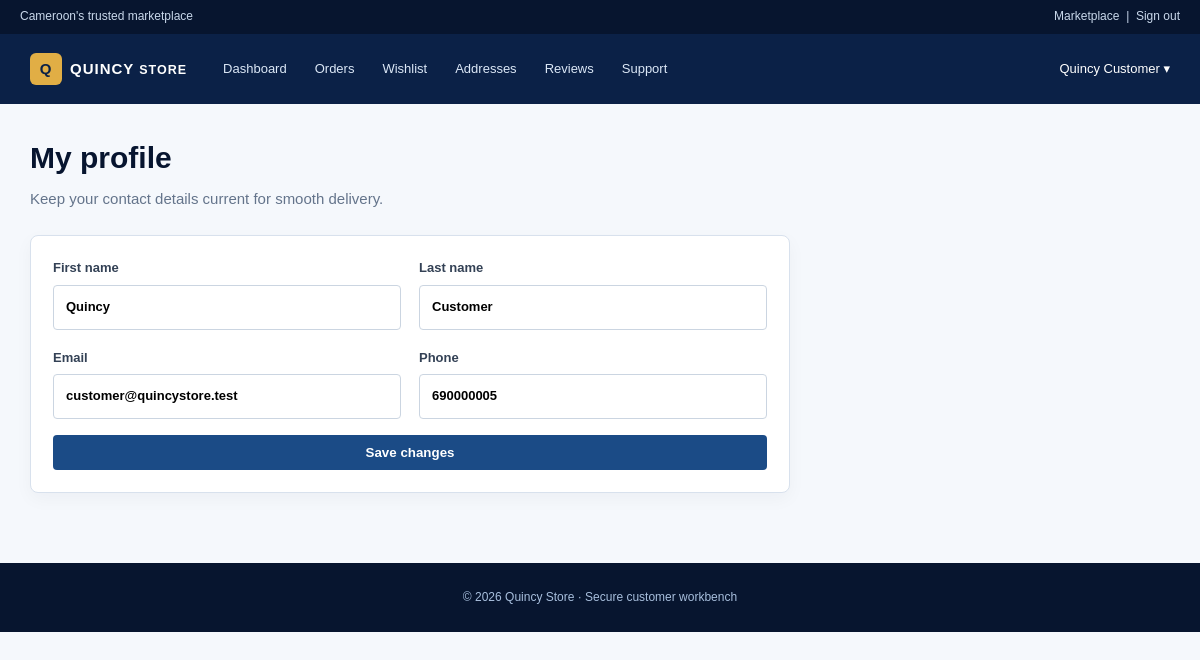
Page /customer/profile.php (signed in) on the committed database.
### tables this page shows
CREATE TABLE `users` (
  `id` int(11) NOT NULL,
  `role_id` int(11) NOT NULL,
  `first_name` varchar(50) NOT NULL,
  `last_name` varchar(50) NOT NULL,
  `email` varchar(100) NOT NULL,
  `phone` varchar(20) DEFAULT NULL,
  `password` varchar(255) NOT NULL,
  `profile_image` varchar(255) DEFAULT NULL,
  `status` enum('active','inactive','suspended','pending') DEFAULT 'pending',
  `email_verified_at` timestamp NULL DEFAULT NULL,
  `last_login` timestamp NULL DEFAULT NULL,
  `created_at` timestamp NOT NULL DEFAULT current_timestamp(),
  `updated_at` timestamp NOT NULL DEFAULT current_timestamp() ON UPDATE current_timestamp()
);

### includes/functions.php (called while the page is built, shortened)
<?php
function e(mixed $value): string
{
    return htmlspecialchars((string) $value, ENT_QUOTES, 'UTF-8');
}

### includes/session.php (called while the page is built, shortened)
<?php
function isLoggedIn(): bool
{
    return isset($_SESSION['user_id'], $_SESSION['role']);
}
function currentUserId(): ?int
{
    return isLoggedIn() ? (int) $_SESSION['user_id'] : null;
}

### customer/profile.php (the view, shortened to what this page needs)
<?php
require_once __DIR__ . '/_bootstrap.php'; customerPostCsrf(); $message='';
$full=customerRows('SELECT first_name,last_name,email,phone FROM users WHERE id=?',[$customerId]); $form=$full[0]??$customer; customerPageStart('My profile',''); ?><div class="cw-title"><div><h1>My profile</h1><p>Keep your contact details current for smooth delivery.</p></div></div><?php if($message): ?><div class="cw-alert"><?=e($message)?></div><?php endif; ?><section class="cw-card" style="max-width:760px"><form class="cw-form" method="post"><?=csrfField()?><div class="cw-grid cw-grid-2"><label>First name<input name="first_name" value="<?=e($form['first_name']??'')?>" required></label><label>Last name<input name="last_name" value="<?=e($form['last_name']??'')?>" required></label><label>Email<input type="email" name="email" value="<?=e($form['email']??'')?>" required></label><label>Phone<input name="phone" value="<?=e($form['phone']??'')?>"></label></div><button class="cw-btn" type="submit">Save changes</button></form></section><?php customerPageEnd(); ?>

### customer/_bootstrap.php (shortened to what this page needs)
<?php
require_once ROOT_PATH . '/includes/session.php';
require_once ROOT_PATH . '/includes/functions.php';
$customerId = (int) currentUserId();
$customer = $_SESSION['user'] ?? ['id' => $customerId, 'first_name' => 'Customer', 'last_name' => '', 'email' => ''];
$db = null;
try {
    $db = Database::getInstance()->getConnection();
} catch (PDOException $exception) {
    $db = null;
}
function customerQuery(string $sql, array $params = []): ?PDOStatement
{
    global $db;
    try {
        $statement = $db->prepare($sql);
        $statement->execute($params);
        return $statement;
    } catch (PDOException $exception) {
        return null;
    }
}
function customerRows(string $sql, array $params = []): array
{
    $statement = customerQuery($sql, $params);
    return $statement ? ($statement->fetchAll() ?: []) : [];
}
function customerName(): string
{
    global $customer;
    return trim((string)($customer['first_name'] ?? '') . ' ' . (string)($customer['last_name'] ?? '')) ?: 'Customer';
}
function customerPageStart(string $title, string $active = ''): void
{
    $links = ['Dashboard'=>'dashboard.php','Orders'=>'orders.php','Wishlist'=>'wishlist.php','Addresses'=>'addresses.php','Reviews'=>'reviews.php','Support'=>'support.php'];
    ?><!doctype html><html lang="en"><head><meta charset="utf-8"><meta name="viewport" content="width=device-width,initial-scale=1">
    <title><?= e($title) ?> | <?= e(SITE_NAME) ?></title><link rel="stylesheet" href="<?= e(BASE_URL) ?>/assets/css/style.css">
    </head><body class="cw"><header class="cw-header"><div class="cw-top"><span>Cameroon's trusted marketplace</span><span><a href="<?= e(BASE_URL) ?>/">Marketplace</a> &nbsp;|&nbsp; <a href="<?= e(BASE_URL) ?>/logout.php">Sign out</a></span></div><div class="cw-nav"><a class="cw-brand" href="dashboard.php"><b>Q</b>QUINCY <small>STORE</small></a><nav><?php foreach($links as $label=>$url): ?><a class="<?= $active === $label ? 'active' : '' ?>" href="<?= e($url) ?>"><?= e($label) ?></a><?php endforeach; ?></nav><a class="cw-user" href="profile.php"><?= e(customerName()) ?> ▾</a></div></header><main class="cw-main"><?php
}
function customerPageEnd(): void { ?></main><footer class="cw-footer">© <?= date('Y') ?> Quincy Store · Secure customer workbench</footer></body></html><?php }

### assets/css/style.css (style rules this page uses)
:root { --navy-950: #07152f; --navy-900: #0b2147; --navy-800: #123566; --navy-700: #1b4b86; --blue-100: #eaf2fb; --blue-50: #f5f8fc; --white: #ffffff; --ink: #14213d; --muted: #64748b; --border: #d8e1ed; --gold: #e1ae45; --shadow: 0 12px 32px rgba(7, 21, 47, .08); }
* { box-sizing: border-box; }
html { scroll-behavior: smooth; }
body { margin: 0; color: var(--ink); background: var(--white); font: 15px/1.6 Arial, sans-serif; }
a { color: inherit; text-decoration: none; }

### customer/_bootstrap.php (style rules this page uses)
.cw { min-height:100vh;background:#f5f8fc;color:#14213d }
.cw a { color:inherit }
.cw-header { background:#0b2147;color:#fff }
.cw-top { height:34px;background:#07152f;color:#c9d8eb;font-size:12px }
.cw-top,.cw-nav { display:flex;align-items:center }
.cw-top { justify-content:space-between;padding:0 max(20px,calc((100% - 1180px)/2)) }
.cw-nav { min-height:70px;gap:24px;max-width:1180px;margin:auto;padding:12px 20px }
.cw-brand { font-weight:800;letter-spacing:1px;white-space:nowrap }
.cw-brand b { display:inline-grid;place-items:center;background:#e1ae45;color:#0b2147;border-radius:6px;width:32px;height:32px;margin-right:8px }
.cw-nav nav { display:flex;gap:4px;overflow:auto;flex:1 }
.cw-nav nav a { padding:10px 12px;color:#dce8f7;font-size:13px;white-space:nowrap;border-radius:4px }
.cw-user { white-space:nowrap;font-size:13px }
.cw-main { max-width:1180px;margin:auto;padding:30px 20px 70px }
.cw-title { display:flex;justify-content:space-between;align-items:end;gap:18px;margin-bottom:24px }
.cw-title h1 { margin:0;color:#07152f;font-size:30px }
.cw-title p { margin:5px 0 0;color:#64748b }
.cw-card { background:#fff;border:1px solid #d8e1ed;border-radius:8px;padding:22px;box-shadow:0 6px 18px #07152f0a }
.cw-grid { display:grid;gap:18px }
.cw-grid-2 { grid-template-columns:repeat(2,minmax(0,1fr)) }
.cw-btn { display:inline-block;padding:10px 16px;border:0;border-radius:4px;background:#1b4b86;color:#fff!important;font-weight:700;cursor:pointer }
.cw-form { display:grid;gap:16px }
.cw-form label { display:grid;gap:6px;color:#334155;font-size:13px;font-weight:700 }
.cw-form input,.cw-form select,.cw-form textarea { width:100%;padding:11px 12px;border:1px solid #cbd5e1;border-radius:4px;font:inherit }
.cw-footer { background:#07152f;color:#a8bfdd;padding:25px;text-align:center;font-size:12px }

### rows in the picture
users: customerName() "Quincy Customer", first_name "Quincy", last_name "Customer", email "customer@quincystore.test", phone "690000005"

### other values in the picture
$label "Dashboard"
$label "Orders"
$label "Wishlist"
$label "Addresses"
$label "Reviews"
$label "Support"
